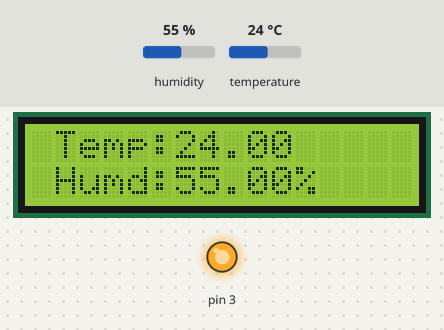
Recording of a sketch running on a simulated Arduino Uno, built with avr-gcc and run on an emulated ATmega328P. Shown: 16×2 character LCD, output pins drawn as LEDs (lit = HIGH). The test bench sets the inputs (shaded band); at power-on: humidity 55 %, temperature 24 °C.

Above: at 2.0 s.
2.1 s: humidity set to 22 %
At 3.3 s:
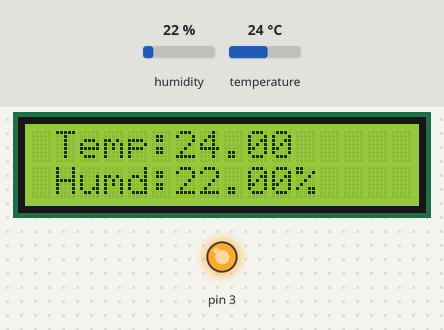
4.8 s: temperature set to 12 °C
At 5.6 s:
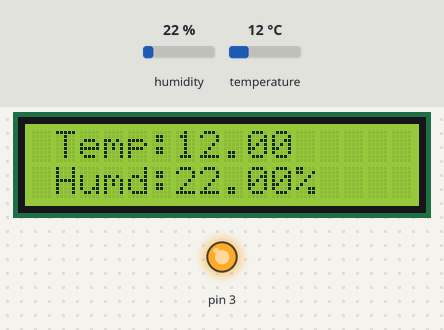
7.5 s: humidity set to 40 %
At 10.1 s:
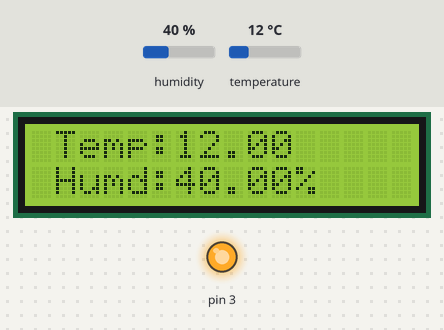
10.4 s: temperature set to 19 °C
At 11.6 s:
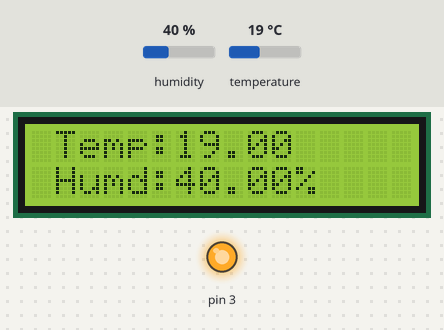
Timing chart, 0 to 13.4 s (numbered marks = the images above; inputs shaded):
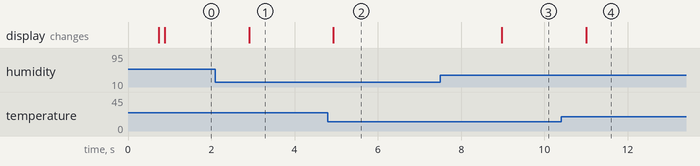

The sketch:

Weather_report.ino
```cpp
#include <Wire.h>
#include <LiquidCrystal_I2C.h>
#include "DHT.h"

#define DHTPIN 2                // Sesnor Pin!
#define DHTTYPE DHT11          // define the type of sensor used!

DHT dht(DHTPIN, DHTTYPE);     // Initialize DHT sensor.

LiquidCrystal_I2C lcd(0x27, 16, 2);  // Set the LCD address to 0x27 in PCF8574 by NXP and Set to 0x3F in PCF8574A by Ti


byte degreec[] =
 {
  B11000,
  B11000,
  B00011,
  B00100,
  B00100,
  B00100,
  B00011,
  B00000
 };

void setup()
{
 pinMode(3,OUTPUT);
 digitalWrite(3,HIGH);
 lcd.init();
 lcd.backlight();
 lcd.createChar(0, degreec);
 lcd.home();
 dht.begin();
 lcd.setCursor(0,0);
 lcd.print("Mission Critical");
 lcd.setCursor(0,1);
 lcd.print("Weather Station! ");
 delay(600);
 lcd.setCursor(0,0);
 lcd.print("                 ");
  lcd.setCursor(0,1);
 lcd.print("                 ");
 delay(100);

}

void loop()
{
 float h = dht.readHumidity();      // Read Humidity
 float t = dht.readTemperature();   // Read temperature as Celsius
 lcd.setCursor(1,0);
 lcd.print("Temp:");
 lcd.setCursor(6,0);
 lcd.print(t);
 lcd.setCursor(11,0);
 lcd.write(degreec);
 lcd.setCursor(1,1);
 lcd.print("Humd:");
 lcd.setCursor(6,1);
 lcd.print(h);
 lcd.setCursor(11,1);
 lcd.print("%");

}
```

Measured:
- after the input at 2.1 s, the display: changes after 0.81 s (image 1)
- after the input at 4.8 s, the display: changes after 0.13 s (image 2)
- after the input at 7.5 s, the display: changes after 1.5 s (image 3)
- after the input at 10.4 s, the display: changes after 0.60 s (image 4)
